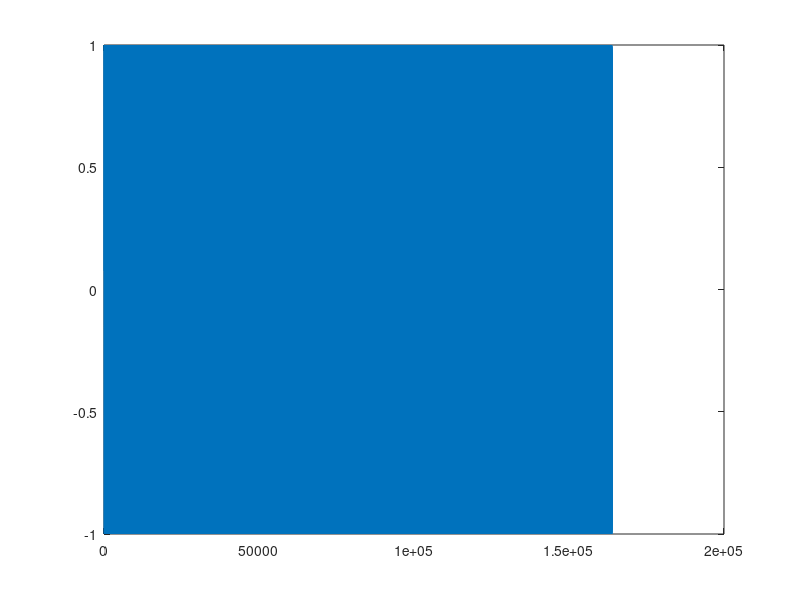

The MATLAB source for this figure:
%{
clear
hold off

Fs = 8192;       % sampling_frequency = 8192 (default)
x = 1:Fs*1;      % signal_duration = 1s
freq = 100;      % signal_frequency = 100Hz

SIG_sin = sin(2*pi*freq/Fs*x)+1; % sine signal

plot(x, SIG_sin)
sound(SIG_sin);
%}



%% frequency test 1

clear
hold off
Fs = 8192;
x = 1:Fs*20;
freq_sel = [100, 200, 300, 400, 500,...
            600, 700, 800, 900, 1000,...
            1100, 1200, 1300, 1400, 1500,...
            1600, 1700, 1800, 1900, 2000];
for k=0:19
    freq = freq_sel(k+1);
    t1 = Fs*k+1;
    t2 = Fs*(k+1);
    SIG_sin(t1:t2) = sin(2*pi*freq/Fs*x(t1:t2));
end

plot(x, SIG_sin)
sound(SIG_sin);


%% frequency test 2 -- Doi 

clear
hold off
Fs = 8192;
x = 1:Fs*20;
freq_sel = [100, 200, 300, 400, 500,...
            600, 700, 800, 900, 1000,...
            1100, 1200, 1300, 1400, 1500,...
            1600, 1700, 1800, 1900, 2000];
for k=0:19
    freq = freq_sel(k+1);
    t1 = Fs*k+1;
    t2 = Fs*(k+1);
    SIG_sin(t1:t2) = sin(2*pi*freq/Fs*x(t1:t2));
end

plot(x, SIG_sin)
sound(SIG_sin);





















